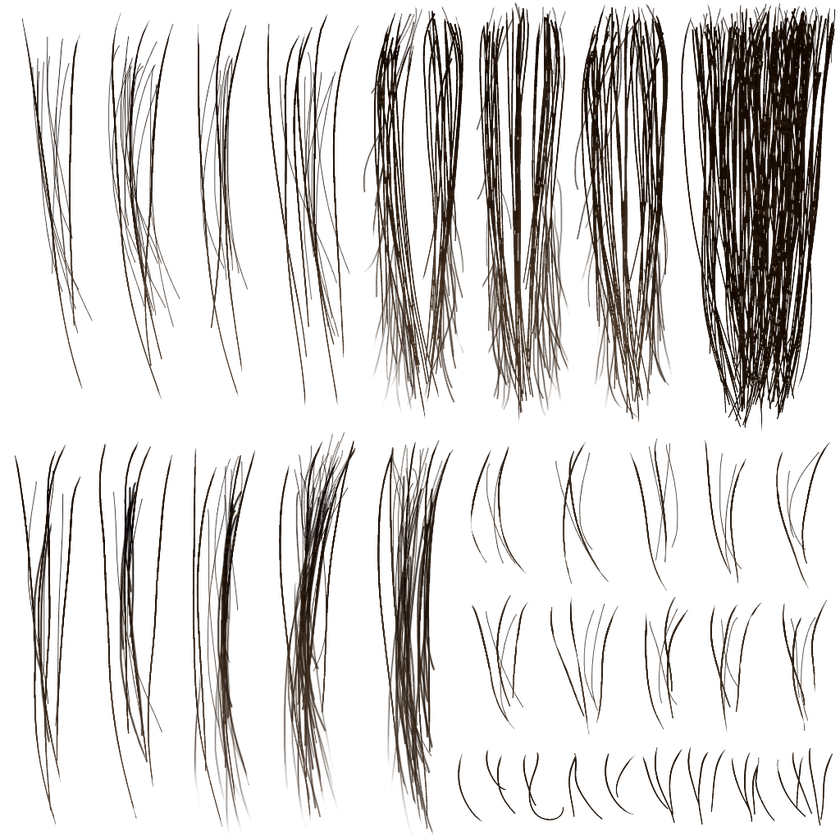
#> input picture hair_color_o.216dbf7333ee1048.png, 840 x 840 px, shrunk from 1024 x 1024 before the run, found by its file name
$ python make_sakura_hair.py
#> lines starting #> are read from the running program, lines starting #| are printed output that depends on the picture; after the words box and inside, x2 and y2 are one past the last pixel; in counts of white or black regions, pixels touching at a corner belong together
"""
春野樱 粉色短发贴图生成器
基于原始头发贴图结构，将颜色改为粉色
"""
from PIL import Image, ImageDraw, ImageFilter, ImageEnhance
import numpy as np
import os

WORK = 'C:/Users/Administrator/Documents/sakura_mod_work'

# 春野樱疾风传版粉色发色
HAIR_PINK_BASE   = (240, 140, 160, 255)   # 主体粉色
HAIR_PINK_LIGHT  = (255, 175, 195, 255)   # 发丝高光
HAIR_PINK_DARK   = (200,  90, 115, 255)   # 发根阴影
HAIR_PINK_SHADOW = (170,  70,  95, 255)   # 深层阴影


def make_sakura_hair():
    orig_path = os.path.join(WORK, 'hair_color_o.216dbf7333ee1048.png')
    orig = Image.open(orig_path).convert('RGBA')
#> orig is the input picture: PIL image 840x840 RGBA; mean R, G, B, A 10.6, 6.3, 3.2, 42.1
    orig_arr = np.array(orig, dtype=np.float32)

    # ────────────────────────────────────────
    # 策略：将原有黑/棕发色映射到粉色
    # 保留所有发丝的亮度信息（高光、阴影结构）
    # 只替换色相
    # ────────────────────────────────────────
    result = orig_arr.copy()

    # 提取亮度
    r = orig_arr[:, :, 0]
    g = orig_arr[:, :, 1]
    b = orig_arr[:, :, 2]
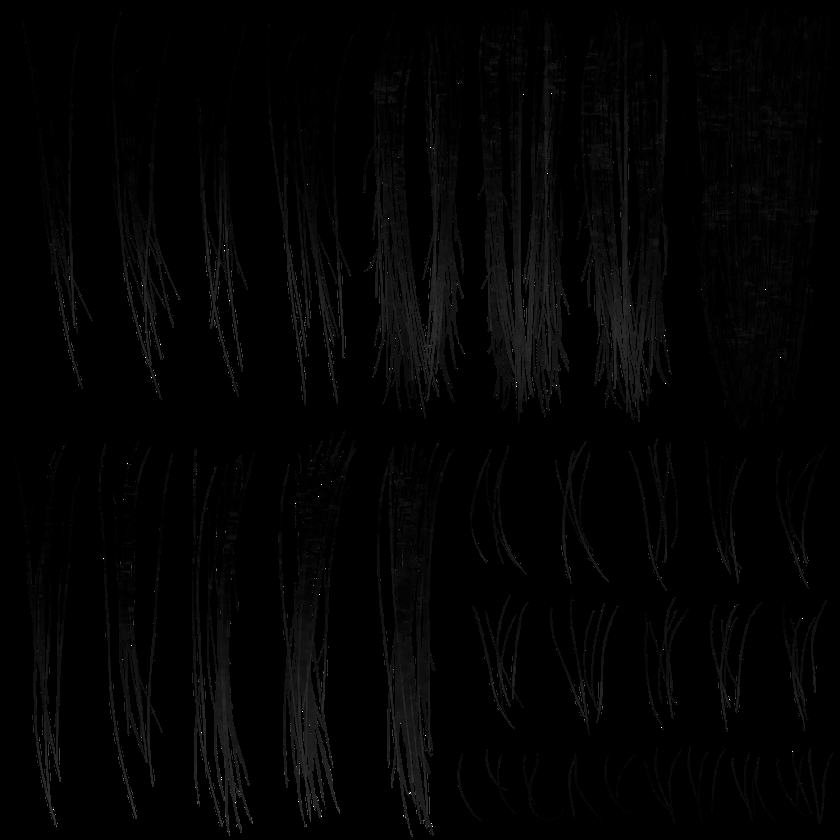
#> b: shape (840, 840) float32; min 0, max 255, mean 3.2
    a = orig_arr[:, :, 3]

    # 计算亮度 (0~1)
    lum = (0.299 * r + 0.587 * g + 0.114 * b) / 255.0

    # 有发丝内容的区域（alpha > 5）
    hair_mask = orig_arr[:, :, 3] > 5
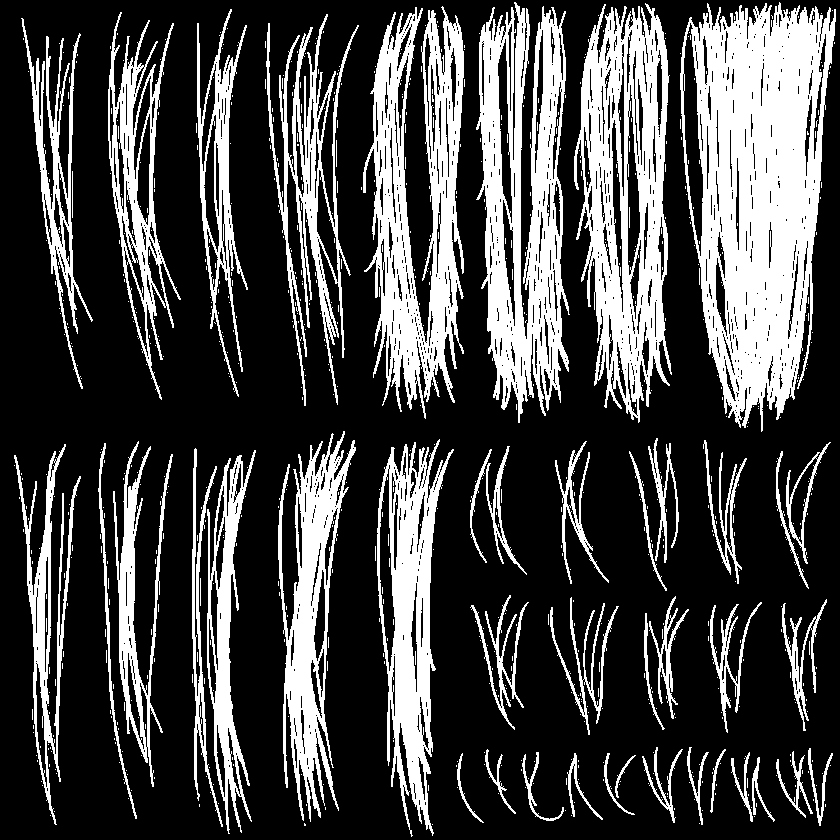
#> hair_mask: shape (840, 840) bool; 27.5% white; 845 white regions (800 under 20 px), largest, box (x1, y1, x2, y2) and area: (680, 2, 836, 432) 41611, (574, 3, 672, 423) 22011, (476, 2, 570, 423) 21623

    where = np.where(hair_mask)
#> where = 193978 positions, rows 2 to 836, columns 14 to 835
    if len(where[0]) > 0:
        l = lum[where[0], where[1]]

        # 将亮度映射到粉色范围
        # 暗部(lum≈0) → HAIR_PINK_SHADOW
        # 中间(lum≈0.5) → HAIR_PINK_BASE
        # 亮部(lum≈1) → HAIR_PINK_LIGHT
        def lerp(a_col, b_col, t):
            return a_col + (b_col - a_col) * t

        # 分段映射：0~0.3 为阴影区, 0.3~0.7 为主体, 0.7~1 为高光
        r_new = np.where(
            l < 0.3,
            lerp(HAIR_PINK_SHADOW[0], HAIR_PINK_DARK[0], l / 0.3),
            np.where(
                l < 0.7,
                lerp(HAIR_PINK_DARK[0], HAIR_PINK_BASE[0], (l - 0.3) / 0.4),
                lerp(HAIR_PINK_BASE[0], HAIR_PINK_LIGHT[0], (l - 0.7) / 0.3)
            )
        )
        g_new = np.where(
            l < 0.3,
            lerp(HAIR_PINK_SHADOW[1], HAIR_PINK_DARK[1], l / 0.3),
            np.where(
                l < 0.7,
                lerp(HAIR_PINK_DARK[1], HAIR_PINK_BASE[1], (l - 0.3) / 0.4),
                lerp(HAIR_PINK_BASE[1], HAIR_PINK_LIGHT[1], (l - 0.7) / 0.3)
            )
        )
        b_new = np.where(
            l < 0.3,
            lerp(HAIR_PINK_SHADOW[2], HAIR_PINK_DARK[2], l / 0.3),
            np.where(
                l < 0.7,
                lerp(HAIR_PINK_DARK[2], HAIR_PINK_BASE[2], (l - 0.3) / 0.4),
                lerp(HAIR_PINK_BASE[2], HAIR_PINK_LIGHT[2], (l - 0.7) / 0.3)
            )
        )

        result[where[0], where[1], 0] = np.clip(r_new, 0, 255)
        result[where[0], where[1], 1] = np.clip(g_new, 0, 255)
        result[where[0], where[1], 2] = np.clip(b_new, 0, 255)
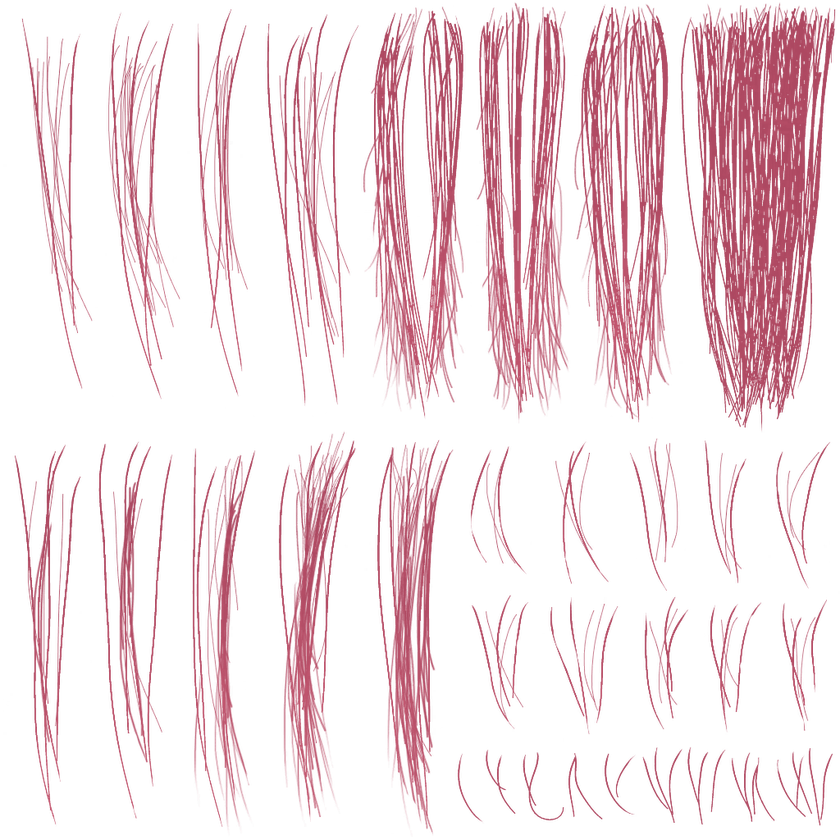
#> result: shape (840, 840, 4) float32; mean R, G, B, A 50.3, 21.4, 28, 42.1; transparent parts drawn white
        # 保留原alpha
        result[where[0], where[1], 3] = a[where[0], where[1]]

    result = result.astype(np.uint8)
    img = Image.fromarray(result, 'RGBA')

    # 轻微饱和度提升（发色更鲜艳）
    hsv = img.convert('RGB')
    enhancer = ImageEnhance.Color(hsv)
    hsv = enhancer.enhance(1.3)
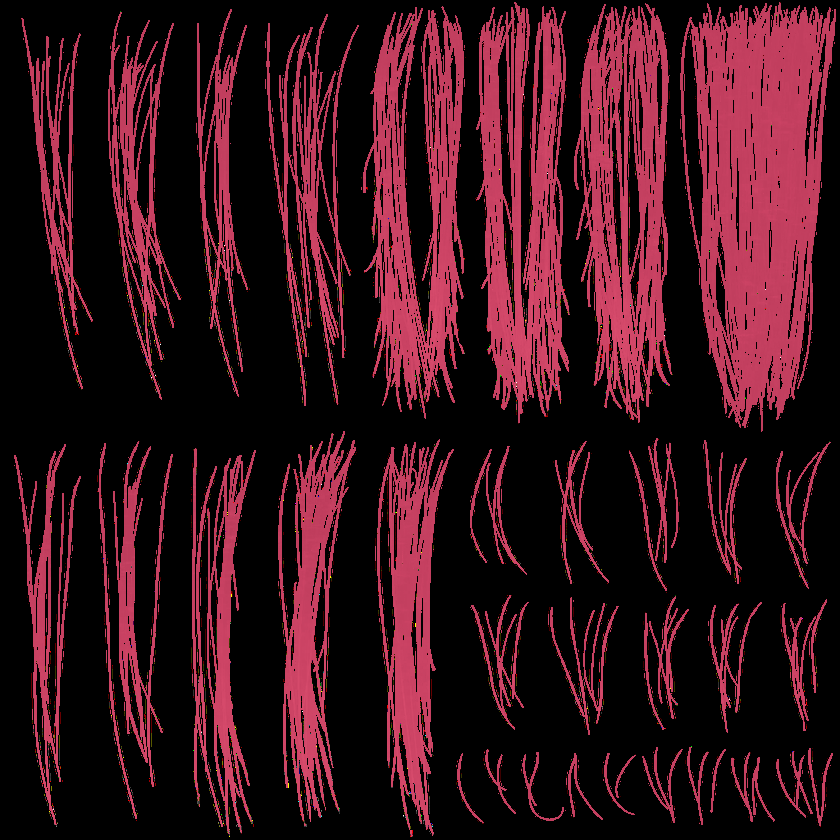
#> hsv: PIL image 840x840 RGB; mean R, G, B 55.9, 18.4, 27.1
    r2, g2, b2 = hsv.split()
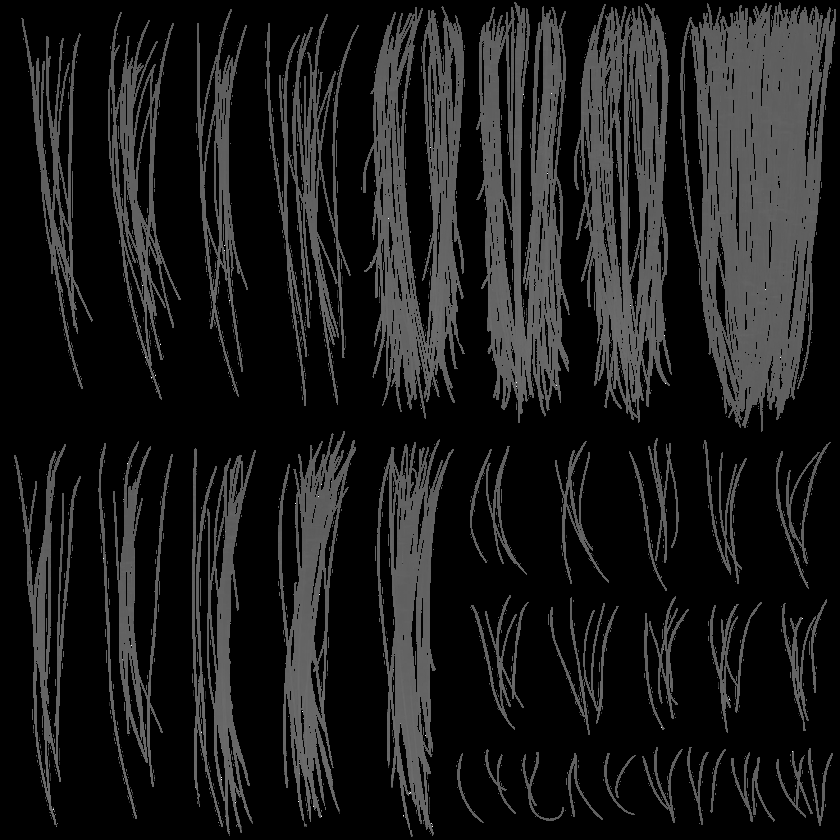
#> b2: PIL image 840x840 L; min 0, max 255, mean 27.1
    r_a, g_a, b_a, a_ch = img.split()
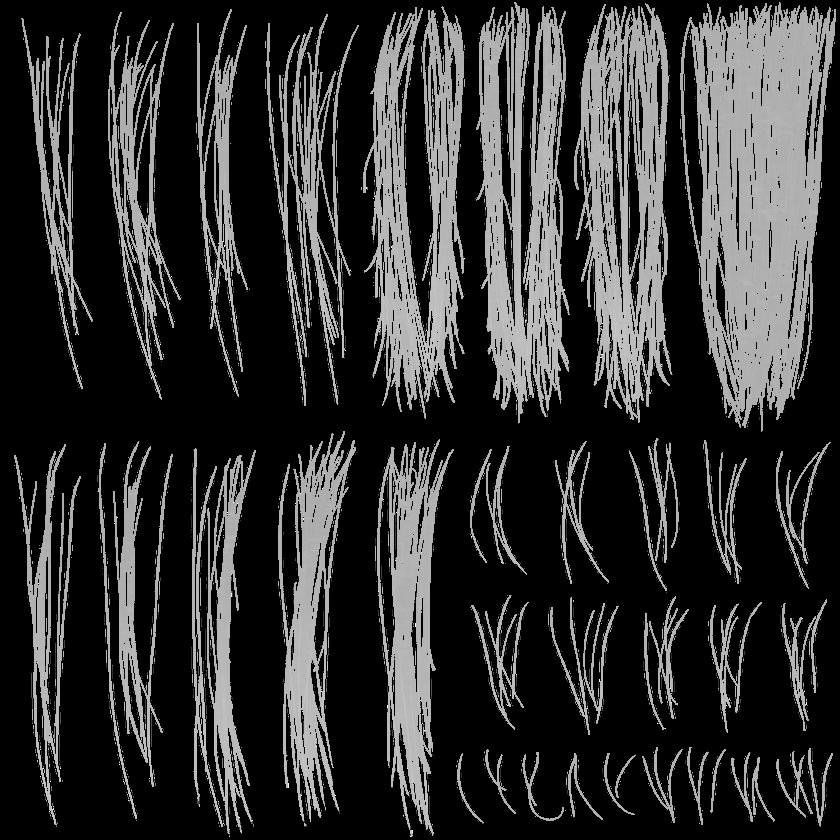
#> r_a: PIL image 840x840 L; min 0, max 255, mean 50.2
    img = Image.merge('RGBA', (r2, g2, b2, a_ch))

    out = os.path.join(WORK, 'sakura_hair_color.png')
    img.save(out, 'PNG')
    print('Saved hair texture:', out)
    return out


if __name__ == '__main__':
    make_sakura_hair()
    print('Hair texture created!')

$ run again, with face_254824_0_0_color.png copied over hair_color_o.216dbf7333ee1048.png
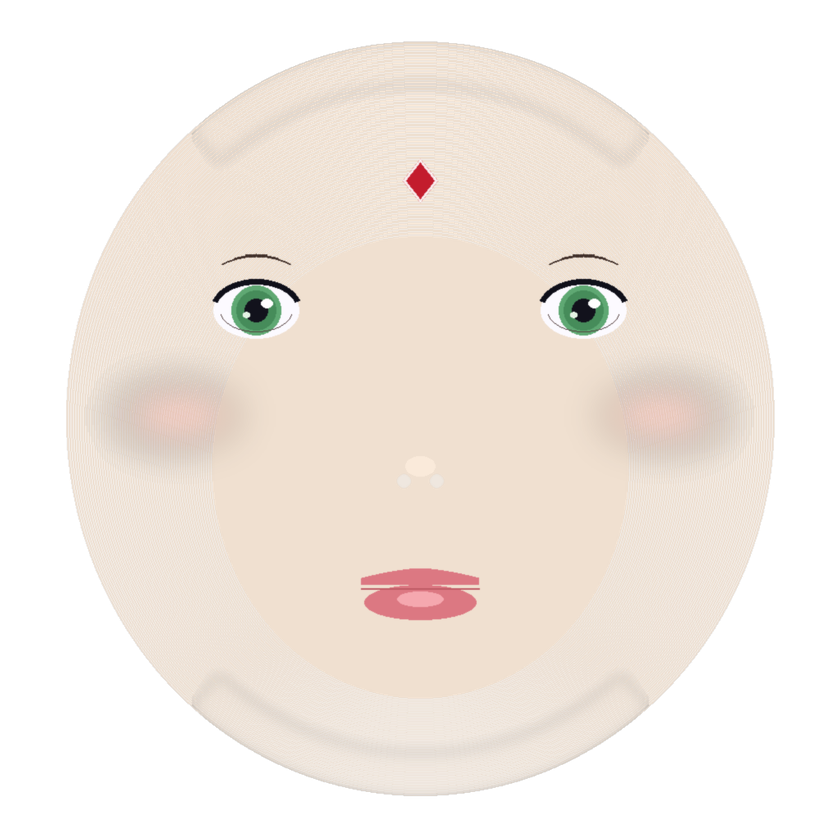
#> input picture face_254824_0_0_color.png, 840 x 840 px, shrunk from 1024 x 1024 before the run, found by its file name
#> in make_sakura_hair, orig is the input picture: PIL image 840x840 RGBA; mean R, G, B, A 138, 128, 118.8, 124.7
#> in make_sakura_hair, `hair_mask = orig_arr[:, :, 3] > 5`:
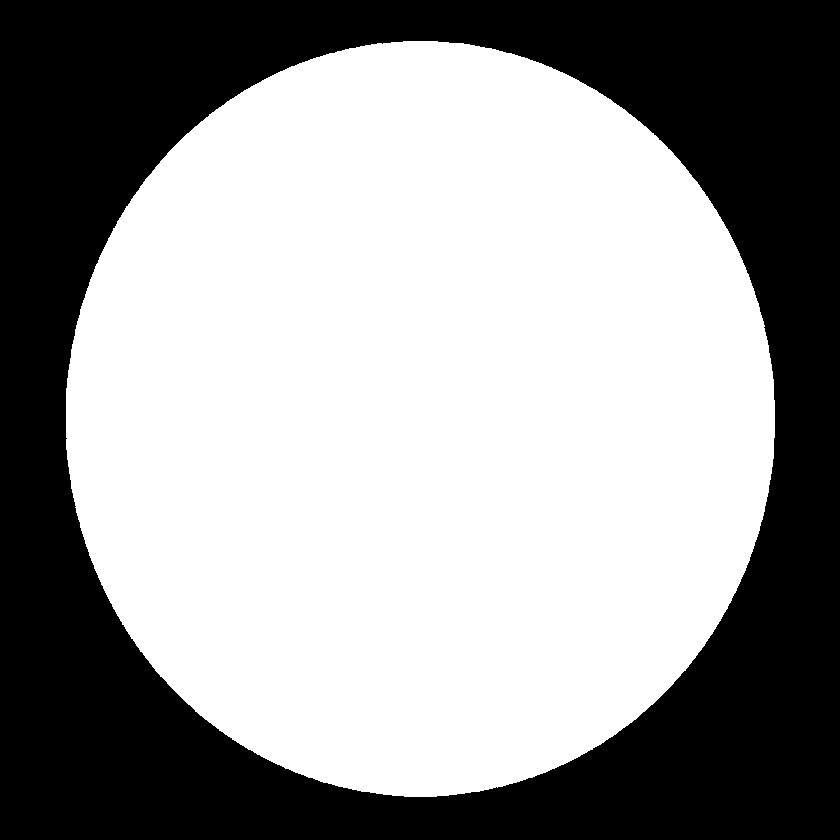
#> hair_mask: shape (840, 840) bool; 59.7% white; 1 black region, box (x1, y1, x2, y2) and area: (0, 0, 840, 840) 284332
#> where = 421268 positions, rows 41 to 796, columns 66 to 774
#> in make_sakura_hair, `r_a, g_a, b_a, a_ch = img.split()`:
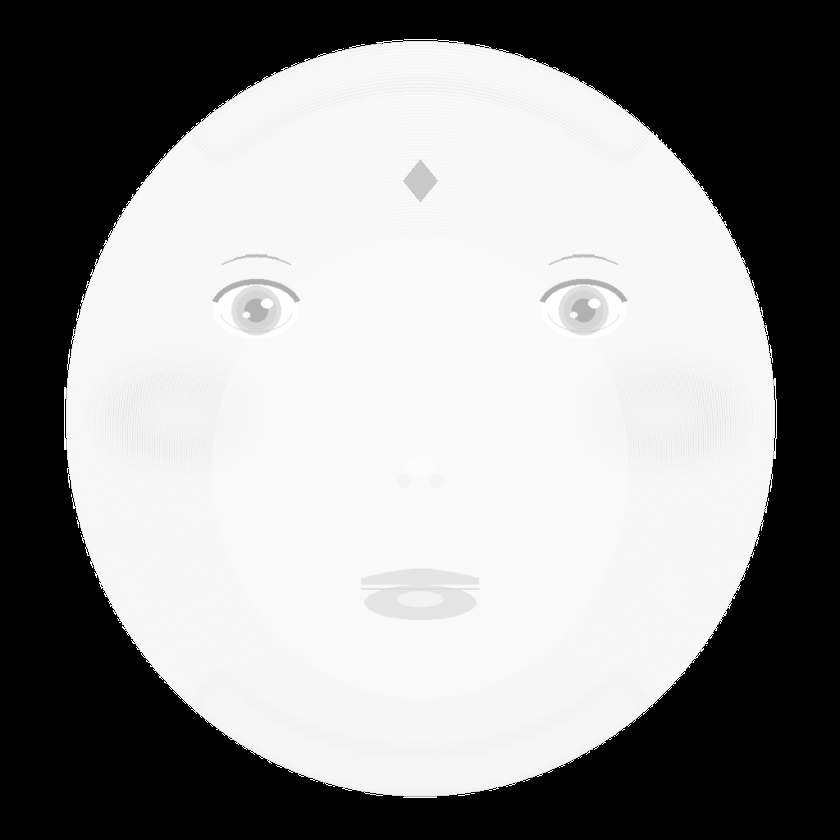
#> r_a: PIL image 840x840 L; min 0, max 255, mean 147.8
